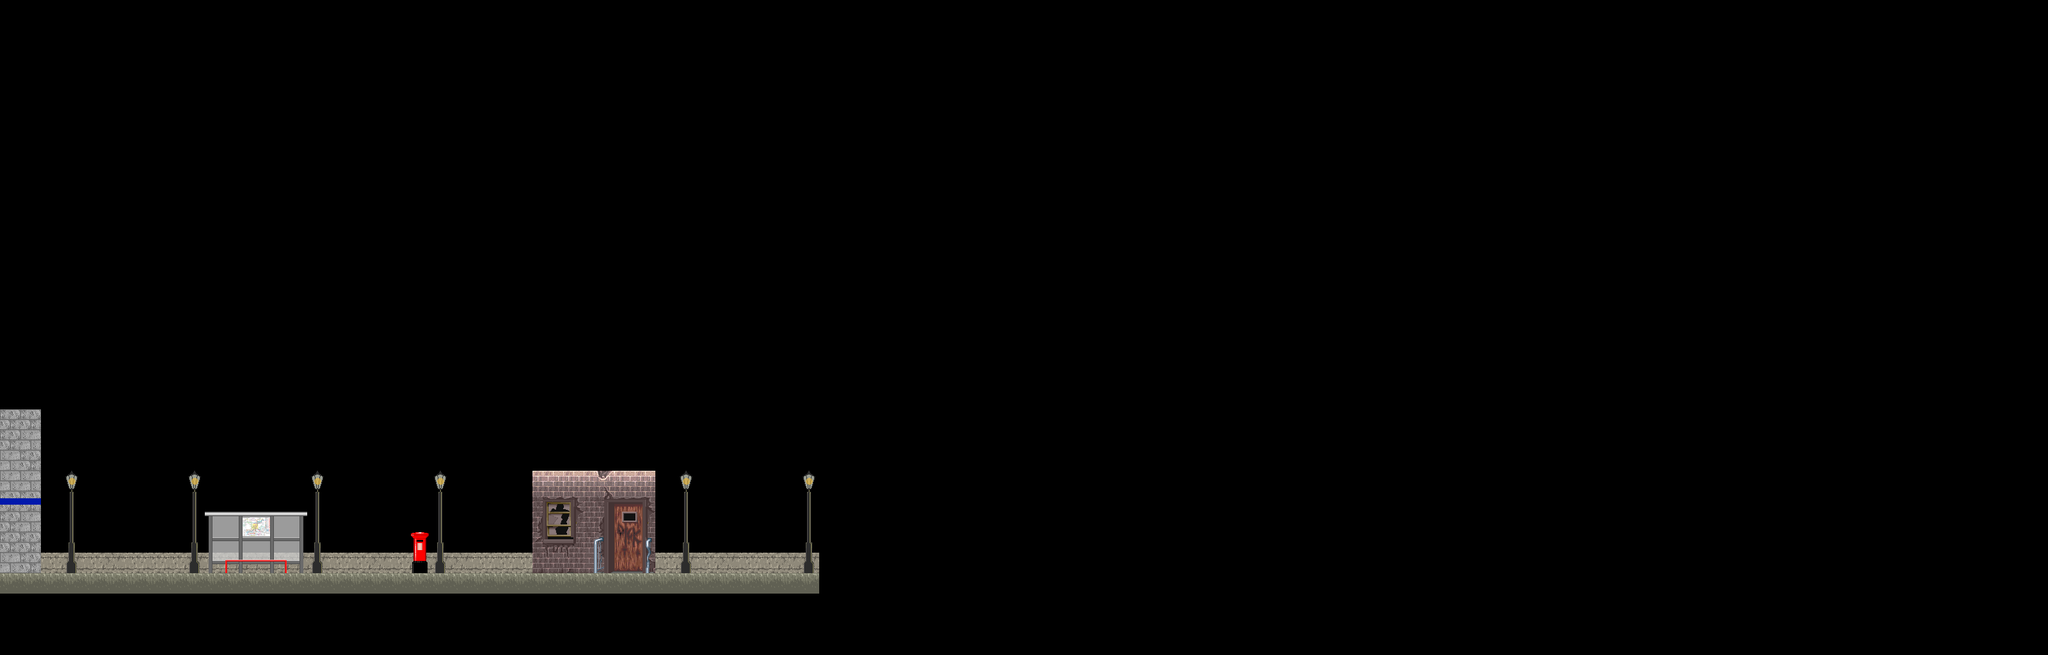

This game map was drawn from its Tiled (.tmx) file and the tilesets committed beside it. A one-line description and the trimmed map source follow:
An orthogonal 100x32 tile map with 32x32 px tiles, 1 tile layer (Tile Layer 1) and 1 object.

<map version="1.0" orientation="orthogonal" renderorder="right-down" width="100" height="32" tilewidth="32" tileheight="32">
 <tileset firstgid="1" name="leveltiles" tilewidth="32" tileheight="32">
  <image source="leveltiles.png" width="512" height="512" />
 </tileset>
 <layer name="Tile Layer 1" width="100" height="32">
  <data>[3200 cells, 186 non-empty, 61 distinct tile ids]</data>
 </layer>
 <objectgroup name="Object Layer 1">
  <object x="4.79451" y="897.38" width="1274.89" height="30.4273" />
 </objectgroup>
</map>
